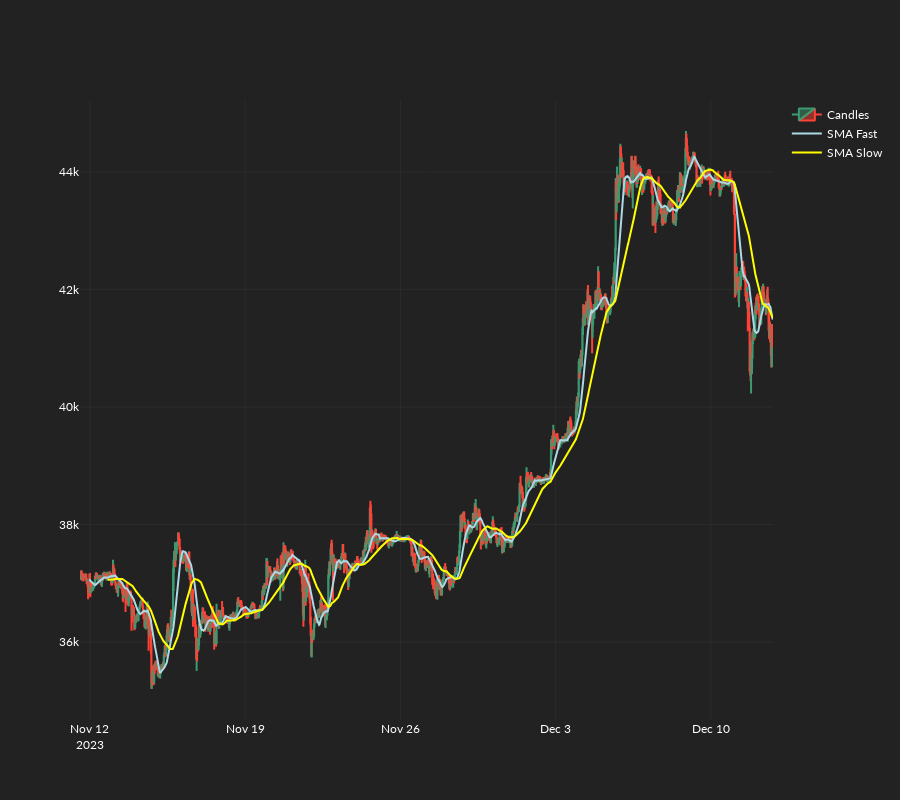

Notebook source saved alongside this figure:
### Code cell
go.Figure(
    data=[
        go.Candlestick(
            x=datetimes,
            open=open,
            high=high,
            low=low,
            close=close,
            name="Candles",
        ),
        go.Scatter(
            x=datetimes,
            y=sma_fast,
            name="SMA Fast",
            line_color="lightblue",
        ),
        go.Scatter(
            x=datetimes,
            y=sma_slow,
            name="SMA Slow",
            line_color="yellow",
        ),
    ]
).update_layout(height=800, xaxis_rangeslider_visible=False)

### Figure 1 — Plotly figure (JSON) as saved in the notebook; plotly's stock layout.template omitted (floating-point values rounded to 4 significant figures; data arrays with more than 128 entries replaced by an {"elided": "..."} marker saying what was removed)
{"data": [{"close": {"elided": "1500 float values"}, "high": {"elided": "1500 float values"}, "low": {"elided": "1500 float values"}, "name": "Candles", "open": {"elided": "1500 float values"}, "type": "candlestick", "x": {"elided": "1500 str values"}}, {"line": {"color": "lightblue"}, "name": "SMA Fast", "type": "scatter", "x": {"elided": "1500 str values"}, "y": {"elided": "1500 float values"}}, {"line": {"color": "yellow"}, "name": "SMA Slow", "type": "scatter", "x": {"elided": "1500 str values"}, "y": {"elided": "1500 float values"}}], "layout": {"height": 800, "xaxis": {"rangeslider": {"visible": false}}}}
